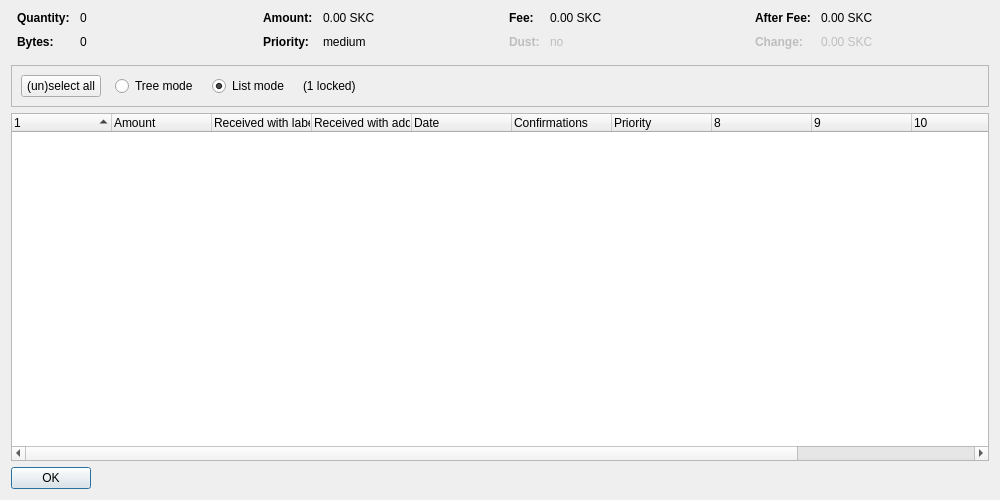
<?xml version="1.0" encoding="UTF-8"?>
<ui version="4.0">
 <class>CoinControlDialog</class>
 <widget class="QDialog" name="CoinControlDialog">
  <property name="geometry">
   <rect>
    <x>0</x>
    <y>0</y>
    <width>1000</width>
    <height>500</height>
   </rect>
  </property>
  <property name="windowTitle">
   <string>Coin Selection</string>
  </property>
  <layout class="QVBoxLayout" name="verticalLayout">
   <item>
    <layout class="QHBoxLayout" name="horizontalLayoutTop" stretch="0,0,0,0">
     <property name="topMargin">
      <number>0</number>
     </property>
     <property name="bottomMargin">
      <number>10</number>
     </property>
     <item>
      <layout class="QFormLayout" name="formLayoutCoinControl1">
       <property name="horizontalSpacing">
        <number>10</number>
       </property>
       <property name="verticalSpacing">
        <number>10</number>
       </property>
       <property name="leftMargin">
        <number>6</number>
       </property>
       <property name="rightMargin">
        <number>6</number>
       </property>
       <item row="0" column="0">
        <widget class="QLabel" name="labelCoinControlQuantityText">
         <property name="font">
          <font>
           <weight>75</weight>
           <bold>true</bold>
          </font>
         </property>
         <property name="text">
          <string>Quantity:</string>
         </property>
        </widget>
       </item>
       <item row="0" column="1">
        <widget class="QLabel" name="labelCoinControlQuantity">
         <property name="cursor">
          <cursorShape>IBeamCursor</cursorShape>
         </property>
         <property name="contextMenuPolicy">
          <enum>Qt::ActionsContextMenu</enum>
         </property>
         <property name="text">
          <string notr="true">0</string>
         </property>
         <property name="textInteractionFlags">
          <set>Qt::LinksAccessibleByMouse|Qt::TextSelectableByKeyboard|Qt::TextSelectableByMouse</set>
         </property>
        </widget>
       </item>
       <item row="1" column="0">
        <widget class="QLabel" name="labelCoinControlBytesText">
         <property name="font">
          <font>
           <weight>75</weight>
           <bold>true</bold>
          </font>
         </property>
         <property name="text">
          <string>Bytes:</string>
         </property>
        </widget>
       </item>
       <item row="1" column="1">
        <widget class="QLabel" name="labelCoinControlBytes">
         <property name="cursor">
          <cursorShape>IBeamCursor</cursorShape>
         </property>
         <property name="contextMenuPolicy">
          <enum>Qt::ActionsContextMenu</enum>
         </property>
         <property name="text">
          <string notr="true">0</string>
         </property>
         <property name="textInteractionFlags">
          <set>Qt::LinksAccessibleByMouse|Qt::TextSelectableByKeyboard|Qt::TextSelectableByMouse</set>
         </property>
        </widget>
       </item>
      </layout>
     </item>
     <item>
      <layout class="QFormLayout" name="formLayoutCoinControl2">
       <property name="horizontalSpacing">
        <number>10</number>
       </property>
       <property name="verticalSpacing">
        <number>10</number>
       </property>
       <property name="leftMargin">
        <number>6</number>
       </property>
       <property name="rightMargin">
        <number>6</number>
       </property>
       <item row="0" column="0">
        <widget class="QLabel" name="labelCoinControlAmountText">
         <property name="font">
          <font>
           <weight>75</weight>
           <bold>true</bold>
          </font>
         </property>
         <property name="text">
          <string>Amount:</string>
         </property>
        </widget>
       </item>
       <item row="0" column="1">
        <widget class="QLabel" name="labelCoinControlAmount">
         <property name="cursor">
          <cursorShape>IBeamCursor</cursorShape>
         </property>
         <property name="contextMenuPolicy">
          <enum>Qt::ActionsContextMenu</enum>
         </property>
         <property name="text">
          <string notr="true">0.00 SKC</string>
         </property>
         <property name="textInteractionFlags">
          <set>Qt::LinksAccessibleByMouse|Qt::TextSelectableByKeyboard|Qt::TextSelectableByMouse</set>
         </property>
        </widget>
       </item>
       <item row="1" column="0">
        <widget class="QLabel" name="labelCoinControlPriorityText">
         <property name="font">
          <font>
           <weight>75</weight>
           <bold>true</bold>
          </font>
         </property>
         <property name="text">
          <string>Priority:</string>
         </property>
        </widget>
       </item>
       <item row="1" column="1">
        <widget class="QLabel" name="labelCoinControlPriority">
         <property name="cursor">
          <cursorShape>IBeamCursor</cursorShape>
         </property>
         <property name="contextMenuPolicy">
          <enum>Qt::ActionsContextMenu</enum>
         </property>
         <property name="text">
          <string notr="true">medium</string>
         </property>
         <property name="textInteractionFlags">
          <set>Qt::LinksAccessibleByMouse|Qt::TextSelectableByKeyboard|Qt::TextSelectableByMouse</set>
         </property>
        </widget>
       </item>
      </layout>
     </item>
     <item>
      <layout class="QFormLayout" name="formLayoutCoinControl3">
       <property name="horizontalSpacing">
        <number>10</number>
       </property>
       <property name="verticalSpacing">
        <number>10</number>
       </property>
       <property name="leftMargin">
        <number>6</number>
       </property>
       <property name="rightMargin">
        <number>6</number>
       </property>
       <item row="0" column="0">
        <widget class="QLabel" name="labelCoinControlFeeText">
         <property name="font">
          <font>
           <weight>75</weight>
           <bold>true</bold>
          </font>
         </property>
         <property name="text">
          <string>Fee:</string>
         </property>
        </widget>
       </item>
       <item row="0" column="1">
        <widget class="QLabel" name="labelCoinControlFee">
         <property name="cursor">
          <cursorShape>IBeamCursor</cursorShape>
         </property>
         <property name="contextMenuPolicy">
          <enum>Qt::ActionsContextMenu</enum>
         </property>
         <property name="text">
          <string notr="true">0.00 SKC</string>
         </property>
         <property name="textInteractionFlags">
          <set>Qt::LinksAccessibleByMouse|Qt::TextSelectableByKeyboard|Qt::TextSelectableByMouse</set>
         </property>
        </widget>
       </item>
       <item row="1" column="0">
        <widget class="QLabel" name="labelCoinControlLowOutputText">
         <property name="enabled">
          <bool>false</bool>
         </property>
         <property name="font">
          <font>
           <weight>75</weight>
           <bold>true</bold>
          </font>
         </property>
         <property name="text">
          <string>Dust:</string>
         </property>
        </widget>
       </item>
       <item row="1" column="1">
        <widget class="QLabel" name="labelCoinControlLowOutput">
         <property name="enabled">
          <bool>false</bool>
         </property>
         <property name="cursor">
          <cursorShape>IBeamCursor</cursorShape>
         </property>
         <property name="contextMenuPolicy">
          <enum>Qt::ActionsContextMenu</enum>
         </property>
         <property name="text">
          <string notr="true">no</string>
         </property>
         <property name="textInteractionFlags">
          <set>Qt::LinksAccessibleByMouse|Qt::TextSelectableByKeyboard|Qt::TextSelectableByMouse</set>
         </property>
        </widget>
       </item>
      </layout>
     </item>
     <item>
      <layout class="QFormLayout" name="formLayoutCoinControl4">
       <property name="horizontalSpacing">
        <number>10</number>
       </property>
       <property name="verticalSpacing">
        <number>10</number>
       </property>
       <property name="leftMargin">
        <number>6</number>
       </property>
       <property name="rightMargin">
        <number>6</number>
       </property>
       <item row="0" column="0">
        <widget class="QLabel" name="labelCoinControlAfterFeeText">
         <property name="font">
          <font>
           <weight>75</weight>
           <bold>true</bold>
          </font>
         </property>
         <property name="text">
          <string>After Fee:</string>
         </property>
        </widget>
       </item>
       <item row="0" column="1">
        <widget class="QLabel" name="labelCoinControlAfterFee">
         <property name="cursor">
          <cursorShape>IBeamCursor</cursorShape>
         </property>
         <property name="contextMenuPolicy">
          <enum>Qt::ActionsContextMenu</enum>
         </property>
         <property name="text">
          <string notr="true">0.00 SKC</string>
         </property>
         <property name="textInteractionFlags">
          <set>Qt::LinksAccessibleByMouse|Qt::TextSelectableByKeyboard|Qt::TextSelectableByMouse</set>
         </property>
        </widget>
       </item>
       <item row="1" column="0">
        <widget class="QLabel" name="labelCoinControlChangeText">
         <property name="enabled">
          <bool>false</bool>
         </property>
         <property name="font">
          <font>
           <weight>75</weight>
           <bold>true</bold>
          </font>
         </property>
         <property name="text">
          <string>Change:</string>
         </property>
        </widget>
       </item>
       <item row="1" column="1">
        <widget class="QLabel" name="labelCoinControlChange">
         <property name="enabled">
          <bool>false</bool>
         </property>
         <property name="cursor">
          <cursorShape>IBeamCursor</cursorShape>
         </property>
         <property name="contextMenuPolicy">
          <enum>Qt::ActionsContextMenu</enum>
         </property>
         <property name="text">
          <string notr="true">0.00 SKC</string>
         </property>
         <property name="textInteractionFlags">
          <set>Qt::LinksAccessibleByMouse|Qt::TextSelectableByKeyboard|Qt::TextSelectableByMouse</set>
         </property>
        </widget>
       </item>
      </layout>
     </item>
    </layout>
   </item>
   <item>
    <widget class="QFrame" name="frame">
     <property name="minimumSize">
      <size>
       <width>0</width>
       <height>40</height>
      </size>
     </property>
     <property name="frameShape">
      <enum>QFrame::StyledPanel</enum>
     </property>
     <property name="frameShadow">
      <enum>QFrame::Sunken</enum>
     </property>
     <layout class="QHBoxLayout" name="horizontalLayout">
      <item>
       <layout class="QHBoxLayout" name="horizontalLayoutPanel" stretch="0,0,0,0,0">
        <property name="spacing">
         <number>14</number>
        </property>
        <item>
         <widget class="QPushButton" name="pushButtonSelectAll">
          <property name="sizePolicy">
           <sizepolicy hsizetype="Maximum" vsizetype="Fixed">
            <horstretch>0</horstretch>
            <verstretch>0</verstretch>
           </sizepolicy>
          </property>
          <property name="text">
           <string>(un)select all</string>
          </property>
          <property name="autoDefault">
           <bool>false</bool>
          </property>
         </widget>
        </item>
        <item>
         <widget class="QRadioButton" name="radioTreeMode">
          <property name="sizePolicy">
           <sizepolicy hsizetype="Maximum" vsizetype="Fixed">
            <horstretch>0</horstretch>
            <verstretch>0</verstretch>
           </sizepolicy>
          </property>
          <property name="text">
           <string>Tree mode</string>
          </property>
         </widget>
        </item>
        <item>
         <widget class="QRadioButton" name="radioListMode">
          <property name="sizePolicy">
           <sizepolicy hsizetype="Maximum" vsizetype="Fixed">
            <horstretch>0</horstretch>
            <verstretch>0</verstretch>
           </sizepolicy>
          </property>
          <property name="text">
           <string>List mode</string>
          </property>
          <property name="checked">
           <bool>true</bool>
          </property>
         </widget>
        </item>
        <item>
         <widget class="QLabel" name="labelLocked">
          <property name="text">
           <string notr="true">(1 locked)</string>
          </property>
         </widget>
        </item>
        <item>
         <spacer name="horizontalSpacer">
          <property name="orientation">
           <enum>Qt::Horizontal</enum>
          </property>
          <property name="sizeHint" stdset="0">
           <size>
            <width>40</width>
            <height>20</height>
           </size>
          </property>
         </spacer>
        </item>
       </layout>
      </item>
     </layout>
    </widget>
   </item>
   <item>
    <widget class="CoinControlTreeWidget" name="treeWidget">
     <property name="contextMenuPolicy">
      <enum>Qt::CustomContextMenu</enum>
     </property>
     <property name="sortingEnabled">
      <bool>false</bool>
     </property>
     <property name="columnCount">
      <number>12</number>
     </property>
     <attribute name="headerShowSortIndicator" stdset="0">
      <bool>true</bool>
     </attribute>
     <attribute name="headerStretchLastSection">
      <bool>false</bool>
     </attribute>
     <column>
      <property name="text">
       <string/>
      </property>
     </column>
     <column>
      <property name="text">
       <string>Amount</string>
      </property>
     </column>
     <column>
      <property name="text">
       <string>Received with label</string>
      </property>
     </column>
     <column>
      <property name="text">
       <string>Received with address</string>
      </property>
     </column>
     <column>
      <property name="text">
       <string>Date</string>
      </property>
     </column>
     <column>
      <property name="text">
       <string>Confirmations</string>
      </property>
      <property name="toolTip">
       <string>Confirmed</string>
      </property>
     </column>
     <column>
      <property name="text">
       <string>Priority</string>
      </property>
     </column>
     <column>
      <property name="text">
       <string/>
      </property>
     </column>
     <column>
      <property name="text">
       <string/>
      </property>
     </column>
     <column>
      <property name="text">
       <string/>
      </property>
     </column>
     <column>
      <property name="text">
       <string/>
      </property>
     </column>
     <column>
      <property name="text">
       <string/>
      </property>
     </column>
    </widget>
   </item>
   <item>
    <widget class="QDialogButtonBox" name="buttonBox">
     <property name="sizePolicy">
      <sizepolicy hsizetype="Maximum" vsizetype="Fixed">
       <horstretch>0</horstretch>
       <verstretch>0</verstretch>
      </sizepolicy>
     </property>
     <property name="orientation">
      <enum>Qt::Horizontal</enum>
     </property>
     <property name="standardButtons">
      <set>QDialogButtonBox::Ok</set>
     </property>
    </widget>
   </item>
  </layout>
 </widget>
 <customwidgets>
  <customwidget>
   <class>CoinControlTreeWidget</class>
   <extends>QTreeWidget</extends>
   <header>coincontroltreewidget.h</header>
  </customwidget>
 </customwidgets>
 <resources/>
 <connections/>
</ui>
